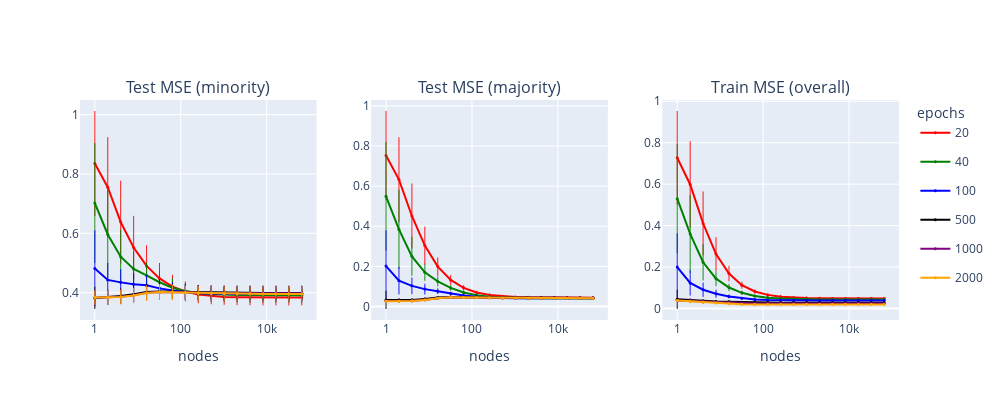

Source (notebook cell):
### Code cell
epochs_list = np.unique(df['epochs'])
color_list=['red', 'green', 'blue', 'black', 'purple', 'orange']

from plotly.subplots import make_subplots
import plotly.graph_objects as go
import plotly
fig = make_subplots(rows = 1, cols=3, subplot_titles=['Test MSE (minority)', 'Test MSE (majority)', 'Train MSE (overall)'])
for epochs, color in zip(epochs_list, color_list):
    line = go.scatter.Line(color = color)
    result1 = result.loc[result['epochs']==epochs]
    nodes, mean, std, count = result1['nodes'], result1['minority-mse']['mean'], result1['minority-mse']['std'],\
     result1['minority-mse']['count']
    error_y = dict(type = 'data', array = std, color = color, width = 0, thickness = 0.9)
    marker = dict(size = 3)
    fig.append_trace(go.Scatter(x = nodes, y = mean, line = line, error_y = error_y, marker = marker, name = str(epochs),\
         legendgroup = str(epochs), showlegend = False), row = 1, col = 1)

    mean, std, count = result1['majority-mse']['mean'], result1['majority-mse']['std'], result1['majority-mse']['count']
    error_y['array'] = std
    fig.append_trace(go.Scatter(x = nodes, y = mean, line = line,  error_y = error_y, marker = marker, name = str(epochs),\
        legendgroup = str(epochs), showlegend = False), row = 1, col = 2)

    mean, std, count = result1['train-mse']['mean'], result1['train-mse']['std'], result1['train-mse']['count']
    error_y['array'] = std
    fig.append_trace(go.Scatter(x = nodes, y = mean, line = line, error_y = error_y, marker = marker,  name = str(epochs),\
        legendgroup = str(epochs), showlegend = True), row = 1, col = 3)


fig.update_xaxes(type = 'log', title = 'nodes')
fig.update_layout(height = 400, width = 1000, legend_title_text='epochs')

fig.show()
plotly.offline.plot(fig, filename = filename + '.html')

### Figure 1 — Plotly figure (JSON) as saved in the notebook; plotly's stock layout.template omitted (floating-point values rounded to 4 significant figures)
{"data": [{"error_y": {"array": [0.1768, 0.1688, 0.1397, 0.1069, 0.06905, 0.05225, 0.03955, 0.03339, 0.02968, 0.02812, 0.02682, 0.0266, 0.02638, 0.02634, 0.02627, 0.02631, 0.0262], "color": "red", "thickness": 0.9, "type": "data", "width": 0}, "legendgroup": "20", "line": {"color": "red"}, "marker": {"size": 3}, "name": "20", "showlegend": false, "type": "scatter", "x": [1, 2, 4, 8, 16, 32, 64, 128, 256, 512, 1024, 2048, 4096, 8192, 16384, 32768, 65536], "xaxis": "x", "y": [0.8355, 0.7554, 0.6377, 0.5521, 0.4903, 0.4478, 0.4206, 0.404, 0.3941, 0.3891, 0.3858, 0.3846, 0.384, 0.3837, 0.3835, 0.3834, 0.3834], "yaxis": "y"}, {"error_y": {"array": [0.2218, 0.2113, 0.162, 0.09466, 0.04637, 0.02455, 0.01394, 0.008755, 0.006797, 0.005291, 0.004844, 0.004456, 0.004308, 0.004267, 0.004215, 0.004226, 0.004178], "color": "red", "thickness": 0.9, "type": "data", "width": 0}, "legendgroup": "20", "line": {"color": "red"}, "marker": {"size": 3}, "name": "20", "showlegend": false, "type": "scatter", "x": [1, 2, 4, 8, 16, 32, 64, 128, 256, 512, 1024, 2048, 4096, 8192, 16384, 32768, 65536], "xaxis": "x2", "y": [0.7529, 0.6327, 0.4512, 0.3037, 0.1987, 0.1322, 0.09277, 0.06959, 0.05728, 0.05052, 0.04732, 0.04545, 0.04459, 0.04414, 0.04395, 0.04383, 0.04375], "yaxis": "y2"}, {"error_y": {"array": [0.2256, 0.2084, 0.1538, 0.08174, 0.03688, 0.01723, 0.01047, 0.007905, 0.006962, 0.006435, 0.006211, 0.006154, 0.006112, 0.006126, 0.006128, 0.006119, 0.00612], "color": "red", "thickness": 0.9, "type": "data", "width": 0}, "legendgroup": "20", "line": {"color": "red"}, "marker": {"size": 3}, "name": "20", "showlegend": true, "type": "scatter", "x": [1, 2, 4, 8, 16, 32, 64, 128, 256, 512, 1024, 2048, 4096, 8192, 16384, 32768, 65536], "xaxis": "x3", "y": [0.7273, 0.5985, 0.4105, 0.2625, 0.1683, 0.1126, 0.08193, 0.06553, 0.05672, 0.05218, 0.05003, 0.04883, 0.04823, 0.04791, 0.0478, 0.04771, 0.04767], "yaxis": "y3"}, {"error_y": {"array": [0.2019, 0.1485, 0.09139, 0.05738, 0.04389, 0.03678, 0.03113, 0.02766, 0.02624, 0.02503, 0.02462, 0.02433, 0.02443, 0.02435, 0.02426, 0.02418, 0.02428], "color": "green", "thickness": 0.9, "type": "data", "width": 0}, "legendgroup": "40", "line": {"color": "green"}, "marker": {"size": 3}, "name": "40", "showlegend": false, "type": "scatter", "x": [1, 2, 4, 8, 16, 32, 64, 128, 256, 512, 1024, 2048, 4096, 8192, 16384, 32768, 65536], "xaxis": "x", "y": [0.7022, 0.596, 0.5212, 0.4799, 0.4582, 0.4351, 0.4166, 0.4052, 0.3984, 0.3949, 0.3934, 0.392, 0.3917, 0.3913, 0.3913, 0.3913, 0.3912], "yaxis": "y"}, {"error_y": {"array": [0.2712, 0.1975, 0.09686, 0.04258, 0.02488, 0.01424, 0.008692, 0.005116, 0.004006, 0.003188, 0.002823, 0.002716, 0.002703, 0.002661, 0.002653, 0.002614, 0.002634], "color": "green", "thickness": 0.9, "type": "data", "width": 0}, "legendgroup": "40", "line": {"color": "green"}, "marker": {"size": 3}, "name": "40", "showlegend": false, "type": "scatter", "x": [1, 2, 4, 8, 16, 32, 64, 128, 256, 512, 1024, 2048, 4096, 8192, 16384, 32768, 65536], "xaxis": "x2", "y": [0.5494, 0.3842, 0.2499, 0.1705, 0.1248, 0.0923, 0.06963, 0.05564, 0.04815, 0.04397, 0.04184, 0.04081, 0.04018, 0.03995, 0.03981, 0.03973, 0.03971], "yaxis": "y2"}, {"error_y": {"array": [0.2627, 0.1872, 0.0879, 0.03593, 0.01753, 0.01025, 0.007207, 0.005926, 0.005516, 0.005385, 0.005297, 0.005257, 0.005256, 0.005241, 0.005234, 0.005238, 0.005221], "color": "green", "thickness": 0.9, "type": "data", "width": 0}, "legendgroup": "40", "line": {"color": "green"}, "marker": {"size": 3}, "name": "40", "showlegend": true, "type": "scatter", "x": [1, 2, 4, 8, 16, 32, 64, 128, 256, 512, 1024, 2048, 4096, 8192, 16384, 32768, 65536], "xaxis": "x3", "y": [0.5298, 0.3596, 0.223, 0.1436, 0.101, 0.07543, 0.06063, 0.05215, 0.04765, 0.04529, 0.04413, 0.04355, 0.04326, 0.04312, 0.04304, 0.04301, 0.04298], "yaxis": "y3"}, {"error_y": {"array": [0.1285, 0.05733, 0.0446, 0.03696, 0.03456, 0.03083, 0.02771, 0.02716, 0.0251, 0.02467, 0.02423, 0.02427, 0.02419, 0.02425, 0.02424, 0.02417, 0.02431], "color": "blue", "thickness": 0.9, "type": "data", "width": 0}, "legendgroup": "100", "line": {"color": "blue"}, "marker": {"size": 3}, "name": "100", "showlegend": false, "type": "scatter", "x": [1, 2, 4, 8, 16, 32, 64, 128, 256, 512, 1024, 2048, 4096, 8192, 16384, 32768, 65536], "xaxis": "x", "y": [0.4815, 0.443, 0.4347, 0.4283, 0.4247, 0.4144, 0.4072, 0.4023, 0.3984, 0.3971, 0.396, 0.3955, 0.3955, 0.3953, 0.3951, 0.3952, 0.3952], "yaxis": "y"}, {"error_y": {"array": [0.1785, 0.06863, 0.04161, 0.02696, 0.01439, 0.008395, 0.005896, 0.00422, 0.003507, 0.00322, 0.00321, 0.003147, 0.003118, 0.003114, 0.003102, 0.003114, 0.0031], "color": "blue", "thickness": 0.9, "type": "data", "width": 0}, "legendgroup": "100", "line": {"color": "blue"}, "marker": {"size": 3}, "name": "100", "showlegend": false, "type": "scatter", "x": [1, 2, 4, 8, 16, 32, 64, 128, 256, 512, 1024, 2048, 4096, 8192, 16384, 32768, 65536], "xaxis": "x2", "y": [0.2015, 0.1287, 0.1028, 0.08647, 0.07633, 0.06418, 0.05457, 0.04824, 0.0444, 0.04246, 0.04152, 0.04106, 0.04078, 0.04064, 0.04058, 0.04054, 0.04052], "yaxis": "y2"}, {"error_y": {"array": [0.1626, 0.06094, 0.03445, 0.01957, 0.009393, 0.006033, 0.005169, 0.004544, 0.004338, 0.004176, 0.004115, 0.004087, 0.00409, 0.004084, 0.004075, 0.004077, 0.004074], "color": "blue", "thickness": 0.9, "type": "data", "width": 0}, "legendgroup": "100", "line": {"color": "blue"}, "marker": {"size": 3}, "name": "100", "showlegend": true, "type": "scatter", "x": [1, 2, 4, 8, 16, 32, 64, 128, 256, 512, 1024, 2048, 4096, 8192, 16384, 32768, 65536], "xaxis": "x3", "y": [0.1999, 0.1231, 0.09032, 0.07108, 0.05818, 0.04911, 0.04348, 0.0407, 0.03922, 0.03856, 0.03821, 0.03805, 0.03797, 0.03793, 0.03791, 0.0379, 0.03789], "yaxis": "y3"}, {"error_y": {"array": [0.03749, 0.02544, 0.02626, 0.02636, 0.0271, 0.02676, 0.02584, 0.02511, 0.02518, 0.02468, 0.02451, 0.02436, 0.02441, 0.02446, 0.02443, 0.02439, 0.02442], "color": "black", "thickness": 0.9, "type": "data", "width": 0}, "legendgroup": "500", "line": {"color": "black"}, "marker": {"size": 3}, "name": "500", "showlegend": false, "type": "scatter", "x": [1, 2, 4, 8, 16, 32, 64, 128, 256, 512, 1024, 2048, 4096, 8192, 16384, 32768, 65536], "xaxis": "x", "y": [0.3824, 0.3847, 0.3885, 0.3948, 0.402, 0.404, 0.4033, 0.4024, 0.4008, 0.4, 0.3995, 0.3992, 0.3992, 0.3991, 0.3991, 0.399, 0.399], "yaxis": "y"}, {"error_y": {"array": [0.04526, 0.008372, 0.008756, 0.007597, 0.006444, 0.005771, 0.005031, 0.004874, 0.004573, 0.004497, 0.004459, 0.004426, 0.00443, 0.004414, 0.004406, 0.004401, 0.00441], "color": "black", "thickness": 0.9, "type": "data", "width": 0}, "legendgroup": "500", "line": {"color": "black"}, "marker": {"size": 3}, "name": "500", "showlegend": false, "type": "scatter", "x": [1, 2, 4, 8, 16, 32, 64, 128, 256, 512, 1024, 2048, 4096, 8192, 16384, 32768, 65536], "xaxis": "x2", "y": [0.03258, 0.03159, 0.03276, 0.03776, 0.04467, 0.04734, 0.04701, 0.04554, 0.04424, 0.04354, 0.04317, 0.04298, 0.04285, 0.0428, 0.04277, 0.04276, 0.04275], "yaxis": "y2"}, {"error_y": {"array": [0.04646, 0.009837, 0.008023, 0.006409, 0.004795, 0.00374, 0.002963, 0.002493, 0.002277, 0.002174, 0.002108, 0.002074, 0.002063, 0.00205, 0.002046, 0.002042, 0.002044], "color": "black", "thickness": 0.9, "type": "data", "width": 0}, "legendgroup": "500", "line": {"color": "black"}, "marker": {"size": 3}, "name": "500", "showlegend": true, "type": "scatter", "x": [1, 2, 4, 8, 16, 32, 64, 128, 256, 512, 1024, 2048, 4096, 8192, 16384, 32768, 65536], "xaxis": "x3", "y": [0.04388, 0.0395, 0.03546, 0.03405, 0.03243, 0.03027, 0.02887, 0.02833, 0.02812, 0.02803, 0.02799, 0.02798, 0.02796, 0.02796, 0.02796, 0.02796, 0.02796], "yaxis": "y3"}, {"error_y": {"array": [0.02438, 0.02506, 0.02517, 0.026, 0.02647, 0.02633, 0.02534, 0.02524, 0.02508, 0.02456, 0.02469, 0.02447, 0.02441, 0.02449, 0.02439, 0.02446, 0.02444], "color": "purple", "thickness": 0.9, "type": "data", "width": 0}, "legendgroup": "1000", "line": {"color": "purple"}, "marker": {"size": 3}, "name": "1000", "showlegend": false, "type": "scatter", "x": [1, 2, 4, 8, 16, 32, 64, 128, 256, 512, 1024, 2048, 4096, 8192, 16384, 32768, 65536], "xaxis": "x", "y": [0.3826, 0.3834, 0.3866, 0.3916, 0.3997, 0.4025, 0.4029, 0.401, 0.3999, 0.3991, 0.3989, 0.3986, 0.3985, 0.3983, 0.3983, 0.3983, 0.3983], "yaxis": "y"}, {"error_y": {"array": [0.003895, 0.006625, 0.007567, 0.006924, 0.006602, 0.006159, 0.005813, 0.00547, 0.005262, 0.005073, 0.005045, 0.00499, 0.004986, 0.004967, 0.004963, 0.004955, 0.004957], "color": "purple", "thickness": 0.9, "type": "data", "width": 0}, "legendgroup": "1000", "line": {"color": "purple"}, "marker": {"size": 3}, "name": "1000", "showlegend": false, "type": "scatter", "x": [1, 2, 4, 8, 16, 32, 64, 128, 256, 512, 1024, 2048, 4096, 8192, 16384, 32768, 65536], "xaxis": "x2", "y": [0.02709, 0.02735, 0.02821, 0.03322, 0.04149, 0.04596, 0.04619, 0.04501, 0.04388, 0.04315, 0.04278, 0.04252, 0.04243, 0.04238, 0.04236, 0.04234, 0.04234], "yaxis": "y2"}, {"error_y": {"array": [0.008012, 0.008571, 0.0074, 0.00559, 0.004349, 0.003029, 0.002233, 0.001776, 0.001575, 0.001476, 0.001424, 0.001411, 0.001398, 0.00139, 0.001388, 0.001385, 0.001385], "color": "purple", "thickness": 0.9, "type": "data", "width": 0}, "legendgroup": "1000", "line": {"color": "purple"}, "marker": {"size": 3}, "name": "1000", "showlegend": true, "type": "scatter", "x": [1, 2, 4, 8, 16, 32, 64, 128, 256, 512, 1024, 2048, 4096, 8192, 16384, 32768, 65536], "xaxis": "x3", "y": [0.03839, 0.03574, 0.03196, 0.02974, 0.02749, 0.02512, 0.02393, 0.02353, 0.02344, 0.02345, 0.02346, 0.02346, 0.02347, 0.02347, 0.02347, 0.02348, 0.02347], "yaxis": "y3"}, {"error_y": {"array": [0.02469, 0.02449, 0.02461, 0.0257, 0.02611, 0.02588, 0.02567, 0.02506, 0.02481, 0.02481, 0.02458, 0.02455, 0.0245, 0.02451, 0.0245, 0.02451, 0.02453], "color": "orange", "thickness": 0.9, "type": "data", "width": 0}, "legendgroup": "2000", "line": {"color": "orange"}, "marker": {"size": 3}, "name": "2000", "showlegend": false, "type": "scatter", "x": [1, 2, 4, 8, 16, 32, 64, 128, 256, 512, 1024, 2048, 4096, 8192, 16384, 32768, 65536], "xaxis": "x", "y": [0.3834, 0.3837, 0.3854, 0.3905, 0.3985, 0.4021, 0.4012, 0.3997, 0.3977, 0.3969, 0.3964, 0.3961, 0.396, 0.3959, 0.3959, 0.3959, 0.3958], "yaxis": "y"}, {"error_y": {"array": [0.003292, 0.006142, 0.006634, 0.006897, 0.007347, 0.007486, 0.006771, 0.006145, 0.005814, 0.005705, 0.005637, 0.005606, 0.005572, 0.005559, 0.005549, 0.005543, 0.005538], "color": "orange", "thickness": 0.9, "type": "data", "width": 0}, "legendgroup": "2000", "line": {"color": "orange"}, "marker": {"size": 3}, "name": "2000", "showlegend": false, "type": "scatter", "x": [1, 2, 4, 8, 16, 32, 64, 128, 256, 512, 1024, 2048, 4096, 8192, 16384, 32768, 65536], "xaxis": "x2", "y": [0.02632, 0.026, 0.02698, 0.03203, 0.04105, 0.04557, 0.04519, 0.0436, 0.04229, 0.0415, 0.04111, 0.04089, 0.04077, 0.04069, 0.04067, 0.04066, 0.04065], "yaxis": "y2"}, {"error_y": {"array": [0.007748, 0.008086, 0.006895, 0.005147, 0.00359, 0.002216, 0.001601, 0.001336, 0.001219, 0.001154, 0.001133, 0.001122, 0.001117, 0.001113, 0.001111, 0.001109, 0.001109], "color": "orange", "thickness": 0.9, "type": "data", "width": 0}, "legendgroup": "2000", "line": {"color": "orange"}, "marker": {"size": 3}, "name": "2000", "showlegend": true, "type": "scatter", "x": [1, 2, 4, 8, 16, 32, 64, 128, 256, 512, 1024, 2048, 4096, 8192, 16384, 32768, 65536], "xaxis": "x3", "y": [0.03794, 0.03406, 0.02979, 0.02629, 0.02287, 0.0201, 0.01907, 0.0189, 0.01894, 0.01899, 0.01905, 0.01906, 0.01908, 0.01908, 0.01909, 0.01909, 0.01909], "yaxis": "y3"}], "layout": {"annotations": [{"font": {"size": 16}, "showarrow": false, "text": "Test MSE (minority)", "x": 0.1444, "xanchor": "center", "xref": "paper", "y": 1, "yanchor": "bottom", "yref": "paper"}, {"font": {"size": 16}, "showarrow": false, "text": "Test MSE (majority)", "x": 0.5, "xanchor": "center", "xref": "paper", "y": 1, "yanchor": "bottom", "yref": "paper"}, {"font": {"size": 16}, "showarrow": false, "text": "Train MSE (overall)", "x": 0.8556, "xanchor": "center", "xref": "paper", "y": 1, "yanchor": "bottom", "yref": "paper"}], "height": 400, "legend": {"title": {"text": "epochs"}}, "width": 1000, "xaxis": {"anchor": "y", "domain": [0, 0.2889], "title": {"text": "nodes"}, "type": "log"}, "xaxis2": {"anchor": "y2", "domain": [0.3556, 0.6444], "title": {"text": "nodes"}, "type": "log"}, "xaxis3": {"anchor": "y3", "domain": [0.7111, 1], "title": {"text": "nodes"}, "type": "log"}, "yaxis": {"anchor": "x", "domain": [0, 1]}, "yaxis2": {"anchor": "x2", "domain": [0, 1]}, "yaxis3": {"anchor": "x3", "domain": [0, 1]}}}
